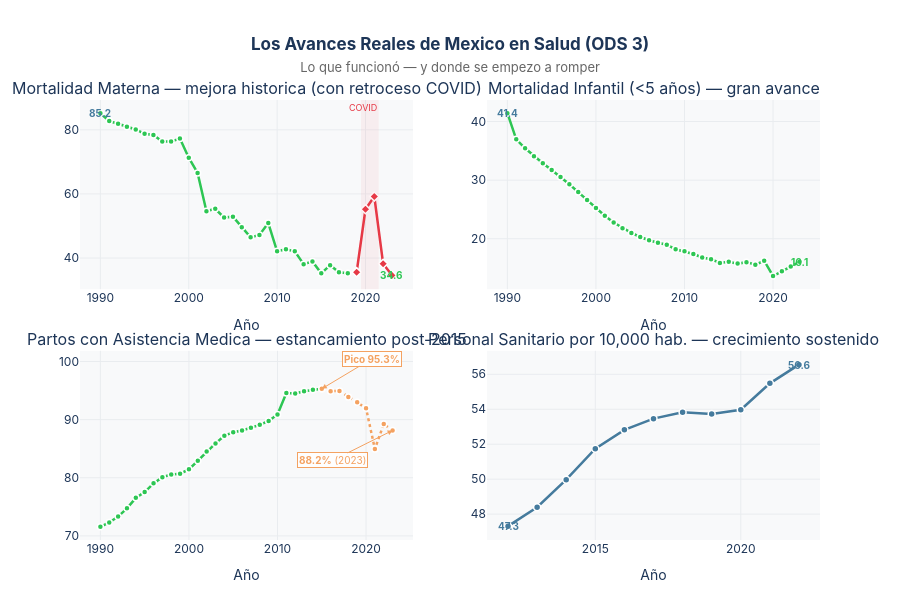

Notebook source saved alongside this figure:
### Markdown cell above
---
## El Contrapeso — Lo que Si Mejoró

La narrativa honesta también muestra los avances. México sí tiene logros en salud pública que vale reconocer — para entender mejor **dónde se rompió el hilo**.

### Code cell
# ══════════════════════════════════════════════════════════════════════════════
# FIGURA 6 — Indicadores con mejora: mortalidad materna, infantil, partos, personal
# ══════════════════════════════════════════════════════════════════════════════

mat  = get_serie('3.1.1')
inf5 = get_serie('3.2.1')
part = get_serie('3.1.2')
pers = get_serie('3.C.1')

fig_bien = make_subplots(
    rows=2, cols=2,
    subplot_titles=[
        'Mortalidad Materna — mejora historica (con retroceso COVID)',
        'Mortalidad Infantil (<5 años) — gran avance',
        'Partos con Asistencia Medica — estancamiento post-2015',
        'Personal Sanitario por 10,000 hab. — crecimiento sostenido'
    ],
    vertical_spacing=0.14, horizontal_spacing=0.1
)

# Mortalidad materna
mat_base = mat[mat['periodo'] < 2019]
mat_cov  = mat[mat['periodo'] >= 2019]
fig_bien.add_trace(go.Scatter(
    x=mat_base['periodo'], y=mat_base['valor'],
    mode='lines+markers', line=dict(color=COLOR_MEJORA, width=2.5),
    marker=dict(size=6, color=COLOR_MEJORA, line=dict(width=1.5, color='white')),
    showlegend=False,
    hovertemplate='<b>%{x}</b><br>%{y:.1f} por 100k NV<extra></extra>'
), row=1, col=1)
fig_bien.add_trace(go.Scatter(
    x=mat_cov['periodo'], y=mat_cov['valor'],
    mode='lines+markers', line=dict(color=COLOR_ALERTA, width=2.5),
    marker=dict(size=7, color=COLOR_ALERTA, symbol='diamond',
                line=dict(width=1.5, color='white')),
    showlegend=False,
    hovertemplate='<b>%{x}</b><br>%{y:.1f} por 100k NV<extra></extra>'
), row=1, col=1)
fig_bien.add_vrect(x0=2019.5, x1=2021.5, fillcolor='rgba(230,57,70,0.06)',
                   line_width=0, row=1, col=1,
                   annotation_text='COVID', annotation_position='top right',
                   annotation_font=dict(size=9, color=COLOR_ALERTA))
fig_bien.add_annotation(x=1990, y=85.2, text='<b>85.2</b>',
                         showarrow=False, font=dict(size=10, color=COLOR_NEUTRO), row=1, col=1)
fig_bien.add_annotation(x=2023, y=34.6, text='<b>34.6</b>',
                         showarrow=False, font=dict(size=10, color=COLOR_MEJORA), row=1, col=1)

# Mortalidad infantil
fig_bien.add_trace(go.Scatter(
    x=inf5['periodo'], y=inf5['valor'],
    mode='lines+markers', line=dict(color=COLOR_MEJORA, width=2.5),
    marker=dict(size=6, color=COLOR_MEJORA, line=dict(width=1.5, color='white')),
    showlegend=False,
    hovertemplate='<b>%{x}</b><br>%{y:.1f} por 1,000 NV<extra></extra>'
), row=1, col=2)
fig_bien.add_annotation(x=1990, y=41.4, text='<b>41.4</b>',
                         showarrow=False, font=dict(size=10, color=COLOR_NEUTRO), row=1, col=2)
fig_bien.add_annotation(x=2023, y=16.1, text='<b>16.1</b>',
                         showarrow=False, font=dict(size=10, color=COLOR_MEJORA), row=1, col=2)

# Partos con asistencia
part_base_s = part[part['periodo'] <= 2015]
part_post_s = part[part['periodo'] >= 2015]
fig_bien.add_trace(go.Scatter(
    x=part_base_s['periodo'], y=part_base_s['valor'],
    mode='lines+markers', line=dict(color=COLOR_MEJORA, width=2.5),
    marker=dict(size=6, color=COLOR_MEJORA, line=dict(width=1.5, color='white')),
    showlegend=False,
    hovertemplate='<b>%{x}</b><br>%{y:.1f}%<extra></extra>'
), row=2, col=1)
fig_bien.add_trace(go.Scatter(
    x=part_post_s['periodo'], y=part_post_s['valor'],
    mode='lines+markers', line=dict(color=COLOR_ACENTO, width=2.5, dash='dot'),
    marker=dict(size=6, color=COLOR_ACENTO, line=dict(width=1.5, color='white')),
    showlegend=False,
    hovertemplate='<b>%{x}</b><br>%{y:.1f}%<extra></extra>'
), row=2, col=1)
fig_bien.add_annotation(
    x=2015, y=95.31, text='<b>Pico 95.3%</b>',
    showarrow=True, arrowhead=2, arrowcolor=COLOR_ACENTO,
    ax=50, ay=-30, font=dict(size=10, color=COLOR_ACENTO),
    bgcolor='rgba(255,255,255,0.85)', bordercolor=COLOR_ACENTO, borderwidth=1,
    row=2, col=1
)
fig_bien.add_annotation(
    x=2023, y=88.15, text='<b>88.2%</b> (2023)',
    showarrow=True, arrowhead=2, arrowcolor=COLOR_ACENTO,
    ax=-60, ay=30, font=dict(size=10, color=COLOR_ACENTO),
    bgcolor='rgba(255,255,255,0.85)', bordercolor=COLOR_ACENTO, borderwidth=1,
    row=2, col=1
)

# Personal sanitario
fig_bien.add_trace(go.Scatter(
    x=pers['periodo'], y=pers['valor'],
    mode='lines+markers', line=dict(color=COLOR_NEUTRO, width=2.5),
    marker=dict(size=7, color=COLOR_NEUTRO, line=dict(width=1.5, color='white')),
    showlegend=False,
    hovertemplate='<b>%{x}</b><br>%{y:.1f} por 10,000 hab.<extra></extra>'
), row=2, col=2)
fig_bien.add_annotation(x=2012, y=47.31, text='<b>47.3</b>',
                         showarrow=False, font=dict(size=10, color=COLOR_NEUTRO), row=2, col=2)
fig_bien.add_annotation(x=2022, y=56.55, text='<b>56.6</b>',
                         showarrow=False, font=dict(size=10, color=COLOR_NEUTRO), row=2, col=2)

fig_bien.update_xaxes(showgrid=True, gridcolor='#E9ECEF', title_text='Año')
fig_bien.update_yaxes(showgrid=True, gridcolor='#E9ECEF')

fig_bien.update_layout(
    title=dict(
        text='<b>Los Avances Reales de Mexico en Salud (ODS 3)</b><br>'
             '<span style="font-size:13px;font-weight:normal;color:#666">'
             'Lo que funcionó — y donde se empezo a romper</span>',
        x=0.5, xanchor='center'
    ),
    height=600, plot_bgcolor=COLOR_FONDO, paper_bgcolor='white',
    font=dict(family='Inter, Arial, sans-serif', color='#1D3557'),
    margin=dict(t=100, b=60)
)

fig_bien.show()

### Figure 1 — Plotly figure (JSON) as saved in the notebook; plotly's stock layout.template omitted (floating-point values rounded to 4 significant figures)
{"data": [{"hovertemplate": "<b>%{x}</b><br>%{y:.1f} por 100k NV<extra></extra>", "line": {"color": "#2DC653", "width": 2.5}, "marker": {"color": "#2DC653", "line": {"color": "white", "width": 1.5}, "size": 6}, "mode": "lines+markers", "showlegend": false, "type": "scatter", "x": [1990, 1991, 1992, 1993, 1994, 1995, 1996, 1997, 1998, 1999, 2000, 2001, 2002, 2003, 2004, 2005, 2006, 2007, 2008, 2009, 2010, 2011, 2012, 2013, 2014, 2015, 2016, 2017, 2018], "xaxis": "x", "y": [85.2, 82.74, 81.92, 80.98, 80.12, 78.77, 78.39, 76.35, 76.35, 77.31, 71.31, 66.54, 54.58, 55.37, 52.62, 52.91, 49.6, 46.45, 47.19, 50.9, 42.09, 42.75, 42.07, 38.08, 38.91, 35.21, 37.77, 35.56, 35.22], "yaxis": "y"}, {"hovertemplate": "<b>%{x}</b><br>%{y:.1f} por 100k NV<extra></extra>", "line": {"color": "#E63946", "width": 2.5}, "marker": {"color": "#E63946", "line": {"color": "white", "width": 1.5}, "size": 7, "symbol": "diamond"}, "mode": "lines+markers", "showlegend": false, "type": "scatter", "x": [2019, 2020, 2021, 2022, 2023], "xaxis": "x", "y": [35.56, 55.23, 59.19, 38.21, 34.58], "yaxis": "y"}, {"hovertemplate": "<b>%{x}</b><br>%{y:.1f} por 1,000 NV<extra></extra>", "line": {"color": "#2DC653", "width": 2.5}, "marker": {"color": "#2DC653", "line": {"color": "white", "width": 1.5}, "size": 6}, "mode": "lines+markers", "showlegend": false, "type": "scatter", "x": [1990, 1991, 1992, 1993, 1994, 1995, 1996, 1997, 1998, 1999, 2000, 2001, 2002, 2003, 2004, 2005, 2006, 2007, 2008, 2009, 2010, 2011, 2012, 2013, 2014, 2015, 2016, 2017, 2018, 2019, 2020, 2021, 2022, 2023], "xaxis": "x2", "y": [41.41, 36.96, 35.42, 34.08, 32.89, 31.71, 30.54, 29.3, 27.96, 26.59, 25.23, 23.92, 22.76, 21.8, 20.99, 20.3, 19.74, 19.32, 18.98, 18.2, 17.85, 17.4, 16.8, 16.52, 15.87, 16.09, 15.76, 16.01, 15.58, 16.25, 13.65, 14.47, 15.26, 16.06], "yaxis": "y2"}, {"hovertemplate": "<b>%{x}</b><br>%{y:.1f}%<extra></extra>", "line": {"color": "#2DC653", "width": 2.5}, "marker": {"color": "#2DC653", "line": {"color": "white", "width": 1.5}, "size": 6}, "mode": "lines+markers", "showlegend": false, "type": "scatter", "x": [1990, 1991, 1992, 1993, 1994, 1995, 1996, 1997, 1998, 1999, 2000, 2001, 2002, 2003, 2004, 2005, 2006, 2007, 2008, 2009, 2010, 2011, 2012, 2013, 2014, 2015], "xaxis": "x3", "y": [71.57, 72.31, 73.33, 74.75, 76.55, 77.55, 79.04, 80.11, 80.55, 80.7, 81.45, 82.93, 84.54, 85.92, 87.24, 87.84, 88.15, 88.6, 89.11, 89.79, 90.89, 94.58, 94.49, 94.88, 95.15, 95.31], "yaxis": "y3"}, {"hovertemplate": "<b>%{x}</b><br>%{y:.1f}%<extra></extra>", "line": {"color": "#F4A261", "dash": "dot", "width": 2.5}, "marker": {"color": "#F4A261", "line": {"color": "white", "width": 1.5}, "size": 6}, "mode": "lines+markers", "showlegend": false, "type": "scatter", "x": [2015, 2016, 2017, 2018, 2019, 2020, 2021, 2022, 2023], "xaxis": "x3", "y": [95.31, 94.9, 94.94, 93.92, 92.98, 91.97, 84.95, 89.24, 88.15], "yaxis": "y3"}, {"hovertemplate": "<b>%{x}</b><br>%{y:.1f} por 10,000 hab.<extra></extra>", "line": {"color": "#457B9D", "width": 2.5}, "marker": {"color": "#457B9D", "line": {"color": "white", "width": 1.5}, "size": 7}, "mode": "lines+markers", "showlegend": false, "type": "scatter", "x": [2012, 2013, 2014, 2015, 2016, 2017, 2018, 2019, 2020, 2021, 2022], "xaxis": "x4", "y": [47.31, 48.39, 49.97, 51.74, 52.82, 53.46, 53.82, 53.73, 53.97, 55.48, 56.55], "yaxis": "y4"}], "layout": {"annotations": [{"font": {"size": 16}, "showarrow": false, "text": "Mortalidad Materna — mejora historica (con retroceso COVID)", "x": 0.225, "xanchor": "center", "xref": "paper", "y": 1, "yanchor": "bottom", "yref": "paper"}, {"font": {"size": 16}, "showarrow": false, "text": "Mortalidad Infantil (<5 años) — gran avance", "x": 0.775, "xanchor": "center", "xref": "paper", "y": 1, "yanchor": "bottom", "yref": "paper"}, {"font": {"size": 16}, "showarrow": false, "text": "Partos con Asistencia Medica — estancamiento post-2015", "x": 0.225, "xanchor": "center", "xref": "paper", "y": 0.43, "yanchor": "bottom", "yref": "paper"}, {"font": {"size": 16}, "showarrow": false, "text": "Personal Sanitario por 10,000 hab. — crecimiento sostenido", "x": 0.775, "xanchor": "center", "xref": "paper", "y": 0.43, "yanchor": "bottom", "yref": "paper"}, {"font": {"color": "#E63946", "size": 9}, "showarrow": false, "text": "COVID", "x": 2022.0, "xanchor": "right", "xref": "x", "y": 1, "yanchor": "top", "yref": "y domain"}, {"font": {"color": "#457B9D", "size": 10}, "showarrow": false, "text": "<b>85.2</b>", "x": 1990, "xref": "x", "y": 85.2, "yref": "y"}, {"font": {"color": "#2DC653", "size": 10}, "showarrow": false, "text": "<b>34.6</b>", "x": 2023, "xref": "x", "y": 34.6, "yref": "y"}, {"font": {"color": "#457B9D", "size": 10}, "showarrow": false, "text": "<b>41.4</b>", "x": 1990, "xref": "x2", "y": 41.4, "yref": "y2"}, {"font": {"color": "#2DC653", "size": 10}, "showarrow": false, "text": "<b>16.1</b>", "x": 2023, "xref": "x2", "y": 16.1, "yref": "y2"}, {"arrowcolor": "#F4A261", "arrowhead": 2, "ax": 50, "ay": -30, "bgcolor": "rgba(255,255,255,0.85)", "bordercolor": "#F4A261", "borderwidth": 1, "font": {"color": "#F4A261", "size": 10}, "showarrow": true, "text": "<b>Pico 95.3%</b>", "x": 2015, "xref": "x3", "y": 95.31, "yref": "y3"}, {"arrowcolor": "#F4A261", "arrowhead": 2, "ax": -60, "ay": 30, "bgcolor": "rgba(255,255,255,0.85)", "bordercolor": "#F4A261", "borderwidth": 1, "font": {"color": "#F4A261", "size": 10}, "showarrow": true, "text": "<b>88.2%</b> (2023)", "x": 2023, "xref": "x3", "y": 88.15, "yref": "y3"}, {"font": {"color": "#457B9D", "size": 10}, "showarrow": false, "text": "<b>47.3</b>", "x": 2012, "xref": "x4", "y": 47.31, "yref": "y4"}, {"font": {"color": "#457B9D", "size": 10}, "showarrow": false, "text": "<b>56.6</b>", "x": 2022, "xref": "x4", "y": 56.55, "yref": "y4"}], "font": {"color": "#1D3557", "family": "Inter, Arial, sans-serif"}, "height": 600, "margin": {"b": 60, "t": 100}, "paper_bgcolor": "white", "plot_bgcolor": "#F8F9FA", "shapes": [{"fillcolor": "rgba(230,57,70,0.06)", "line": {"width": 0}, "type": "rect", "x0": 2020.0, "x1": 2022.0, "xref": "x", "y0": 0, "y1": 1, "yref": "y domain"}], "title": {"text": "<b>Los Avances Reales de Mexico en Salud (ODS 3)</b><br><span style=\"font-size:13px;font-weight:normal;color:#666\">Lo que funcionó — y donde se empezo a romper</span>", "x": 0.5, "xanchor": "center"}, "xaxis": {"anchor": "y", "domain": [0, 0.45], "gridcolor": "#E9ECEF", "showgrid": true, "title": {"text": "Año"}}, "xaxis2": {"anchor": "y2", "domain": [0.55, 1], "gridcolor": "#E9ECEF", "showgrid": true, "title": {"text": "Año"}}, "xaxis3": {"anchor": "y3", "domain": [0, 0.45], "gridcolor": "#E9ECEF", "showgrid": true, "title": {"text": "Año"}}, "xaxis4": {"anchor": "y4", "domain": [0.55, 1], "gridcolor": "#E9ECEF", "showgrid": true, "title": {"text": "Año"}}, "yaxis": {"anchor": "x", "domain": [0.57, 1], "gridcolor": "#E9ECEF", "showgrid": true}, "yaxis2": {"anchor": "x2", "domain": [0.57, 1], "gridcolor": "#E9ECEF", "showgrid": true}, "yaxis3": {"anchor": "x3", "domain": [0, 0.43], "gridcolor": "#E9ECEF", "showgrid": true}, "yaxis4": {"anchor": "x4", "domain": [0, 0.43], "gridcolor": "#E9ECEF", "showgrid": true}}}
